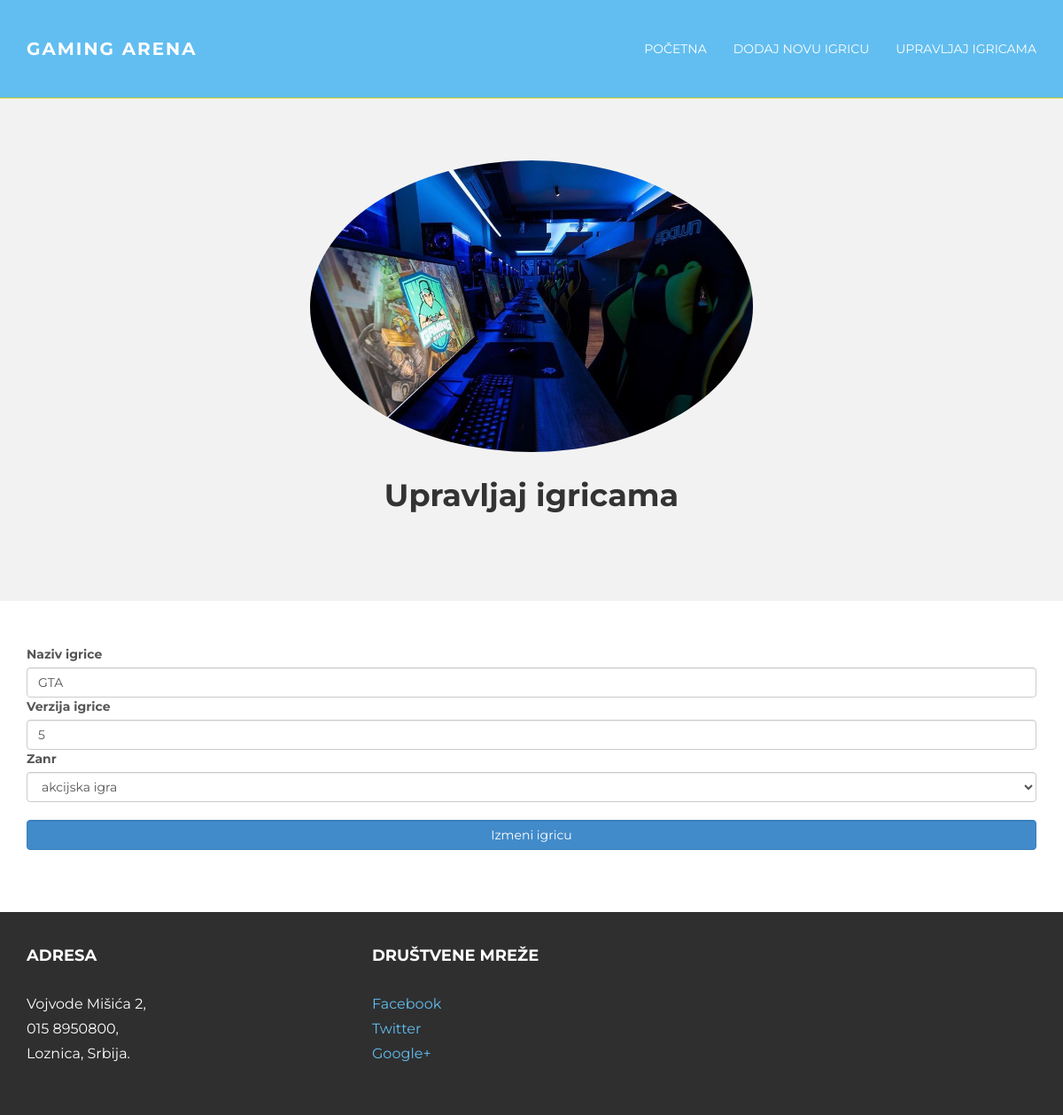
The app's page /IzmenaIgrice.php?id=2 with its own data.
### tables this page shows
CREATE TABLE `igrica` (
  `idIgrice` int(11) NOT NULL,
  `nazivIgrice` varchar(50) NOT NULL,
  `verzijaIgrice` varchar(50) NOT NULL,
  `zanrID` int(11) NOT NULL
);

CREATE TABLE `zanr` (
  `zanrID` int(11) NOT NULL,
  `nazivZanra` varchar(255) NOT NULL
);

### IgriceClass.php (called while the page is built, shortened)
<?php
class Igrica{
  function __construct($idIgrice,$nazivIgrice,$verzijaIgrice,$zanr) {
        $this->nazivIgrice = $nazivIgrice;
        $this->verzijaIgrice = $verzijaIgrice;
        $this->zanr = $zanr;
    }
}
 ?>

### ZanrClass.php (called while the page is built, shortened)
<?php
class Zanr{
  function __construct($zanrID,$nazivZanra) {
        $this->zanrID = $zanrID;
        $this->nazivZanra = $nazivZanra;
    }
}
 ?>

### IzmenaIgrice.php (the view, shortened to what this page needs)
<?php
 include 'konekcija.php';
 include 'IgriceClass.php';
 include 'ZanrClass.php';
 $id = mysqli_real_escape_string($conn,$_GET['id']);
 $rez = $conn->query("select * from igrica i join zanr z on i.zanrID=z.zanrID where i.idIgrice=$id");
 while($red= $rez->fetch_assoc()){
  $zanr = new Zanr($red['zanrID'],$red['nazivZanra']);
  $IgricaIzmena = new Igrica($red['idIgrice'],$red['nazivIgrice'],$red['verzijaIgrice'],$zanr);
}
  ?>
<!DOCTYPE html>
<html lang="en">
  <head>
    <link href="css/bootstrap.css" rel="stylesheet">
    <link href="css/main.css" rel="stylesheet">
  </head>
  <body>
    <div class="navbar navbar-inverse navbar-static-top">
        <div class="container">
            <div class="navbar-header">
            <a class="navbar-brand" href="index.php">Gaming Arena</a>
            </div>
            <div class="navbar-collapse collapse">
            <ul class="nav navbar-nav navbar-right">
                <li><a href="index.php">Početna</a></li>
                <li><a href="DodajNovuIgricu.php">Dodaj novu igricu</a></li>
                <li><a href="UpravljajIgricama.php">Upravljaj igricama</a></li>
            </ul>
            </div>
        </div>
    </div>
    <div id="ww">
	    <div class="container">
			<div class="row">
				<div class="col-lg-8 col-lg-offset-2 centered">
					<img src="slike/arena1.jpg" alt="arena" class="img img-circle">
                    <h1>Upravljaj igricama</h1>
				</div>
			</div>
	    </div>
    </div>
	<div class="container pt">
    <form action="" method="POST">
      <label for="nazivIgrice">Naziv igrice</label>
      <input type="text" name="nazivIgrice" class="form-control" value="<?php echo $IgricaIzmena->nazivIgrice; ?>" required>
      <label for="verzijaIgrice">Verzija igrice</label>
      <input type="number" name="verzijaIgrice" class="form-control" value="<?php echo $IgricaIzmena->verzijaIgrice; ?>" required>
      <label for="zanr">Zanr</label>
      <select id="zanr" name="zanr" class="form-control">
          <option value="<?php echo $IgricaIzmena->zanr->zanrID; ?>"> <?php echo $IgricaIzmena->zanr->nazivZanra; ?></option>
      </select>
      <input type="submit" name="izmeniIgricu" class="form-control btn-primary" value="Izmeni igricu">
  </form>
	</div>
    <div id="footer">
		<div class="container">
			<div class="row">
				<div class="col-lg-4">
					<h4>Adresa</h4>
					<p>
          Vojvode Mišića 2,<br/>
						015 8950800, <br/>
						Loznica, Srbija.
					</p>
				</div>
				<div class="col-lg-4">
					<h4>Društvene mreže</h4>
					<p>
						<a href="https://www.facebook.com/fon.bg.ac.rs">Facebook</a><br/>
						<a href="https://twitter.com/fonbg">Twitter</a><br/>
						<a href="http://plus.google.com/106390371419524147048/posts">Google+</a>
					</p>
				</div>
			</div>
		</div>
  </body>
</html>

### css/main.css (style rules this page uses)
body { background-color: #ffffff; font-family: 'Montserrat', sans-serif; font-weight: 400; font-size: 14px; color: #555; -webkit-font-smoothing: antialiased; -webkit-overflow-scrolling: touch; }
h1, h2, h3, h4, h5, h6 { font-family: 'Montserrat', sans-serif; font-weight: 700; color: #333; }
h1 { font-size: 35px; margin-top: 30px; margin-bottom: 30px; }
p { line-height: 28px; margin-bottom: 25px; font-size: 16px; }
.centered { text-align: center; }
a { color: #62bef0; word-wrap: break-word; -webkit-transition: color 0.1s ease-in, background 0.1s ease-in; -moz-transition: color 0.1s ease-in, background 0.1s ease-in; -ms-transition: color 0.1s ease-in, background 0.1s ease-in; -o-transition: color 0.1s ease-in, background 0.1s ease-in; transition: color 0.1s ease-in, background 0.1s ease-in; }
a:before, a:after { -webkit-transition: color 0.1s ease-in, background 0.1s ease-in; -moz-transition: color 0.1s ease-in, background 0.1s ease-in; -ms-transition: color 0.1s ease-in, background 0.1s ease-in; -o-transition: color 0.1s ease-in, background 0.1s ease-in; transition: color 0.1s ease-in, background 0.1s ease-in; }
.navbar { text-transform: uppercase; margin-bottom: 0px; }
.navbar-inverse { padding-bottom: 30px; padding-top: 30px; }
.navbar-inverse { background-color: #62bef0; border-color: #c7ca23; }
.navbar-inverse .navbar-nav > li > a { color: white; }
.navbar-brand { font-weight: 700; font-size: 20px; letter-spacing: 2px; }
.navbar-inverse .navbar-brand { color: white; }
.pt { padding-top: 50px; padding-bottom: 50px; }
#ww { padding-top: 70px; padding-bottom: 70px; background-color: #f2f2f2; }
#footer { background-color: #2f2f2f; padding-top: 30px; padding-bottom: 30px; }
#footer p { color: white; }
#footer h4 { color: white; text-transform: uppercase; padding-bottom: 20px; }
img { width: 500px; }

### records on screen
igrica: nazivIgrice "GTA", verzijaIgrice "5", zanr "akcijska igra"
